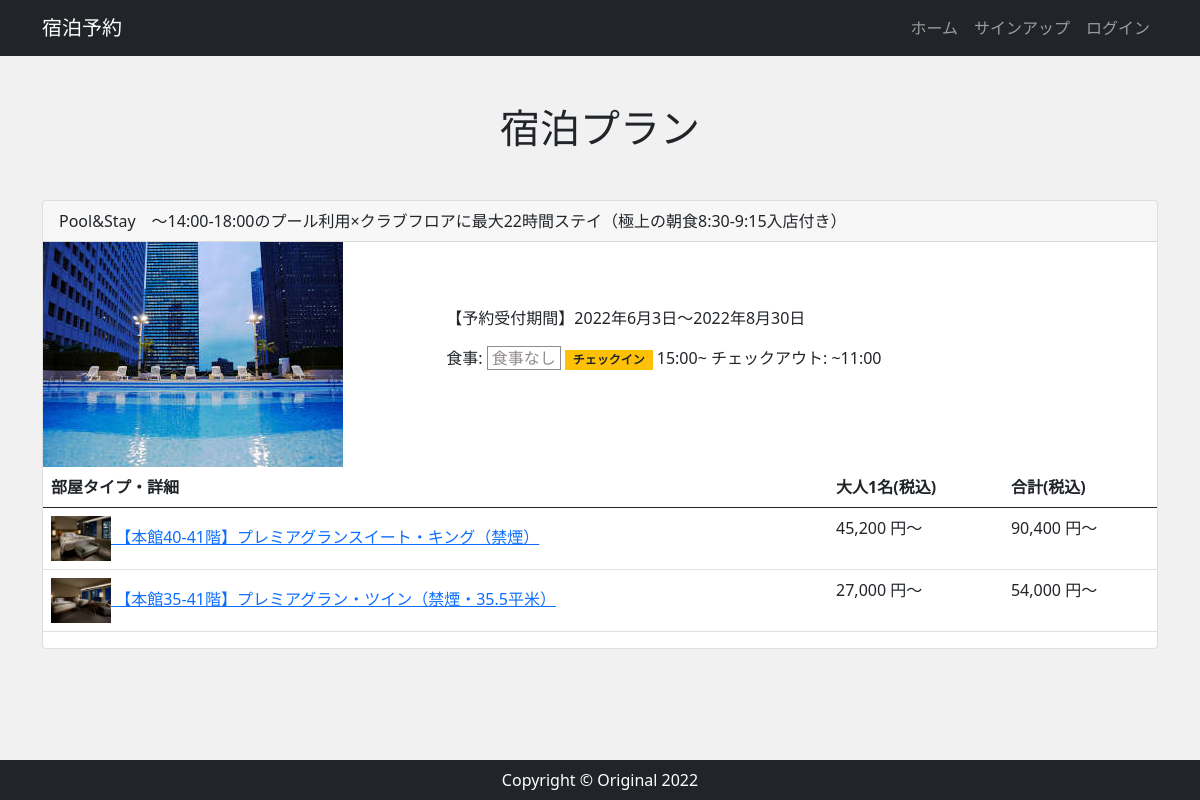
Page /hotel/1/plan/ on the earlier database version.
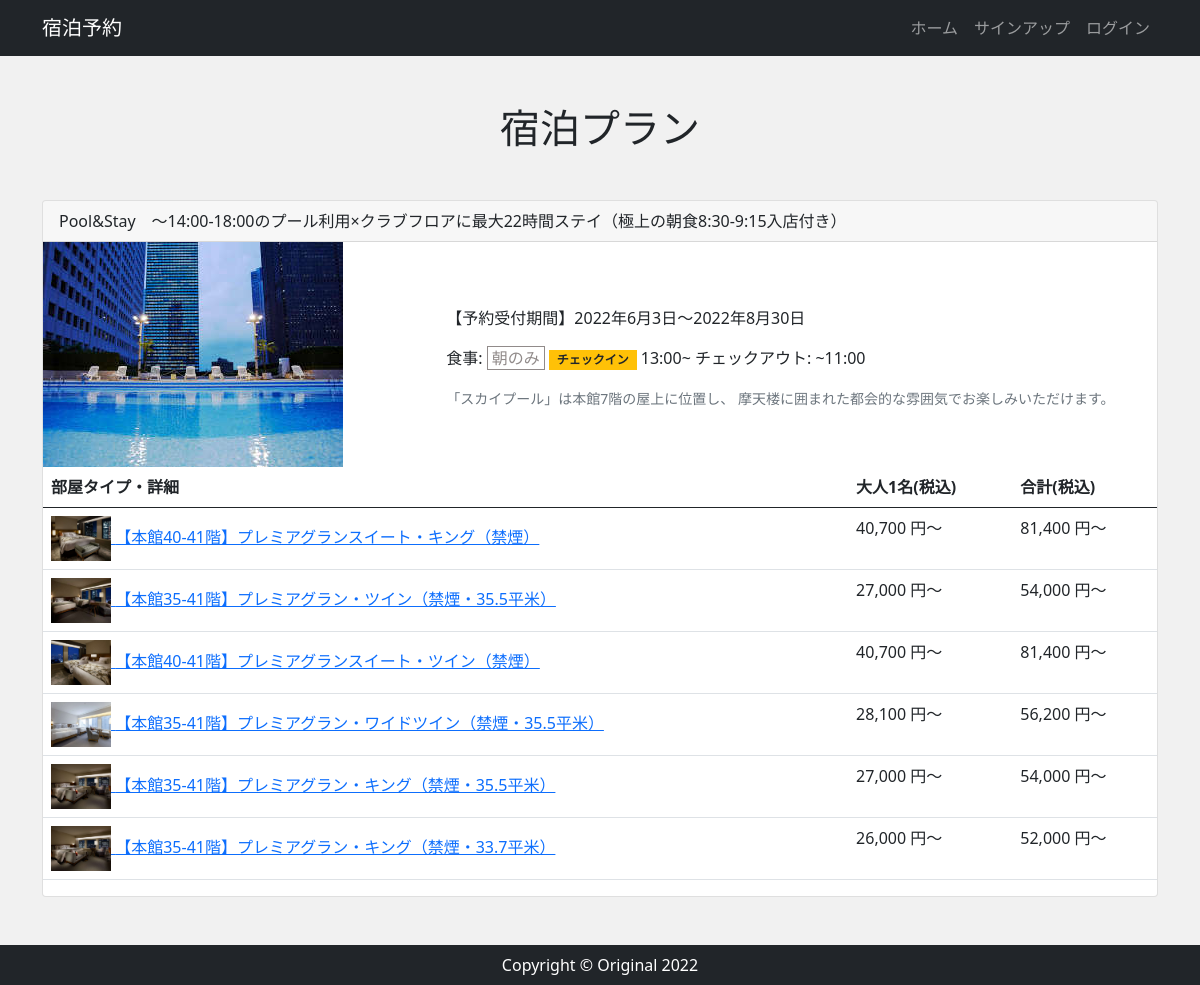
Same page on the later database version.
### app/models.py (models this page shows, shortened)
class BookingPlan(models.Model):
    MEAL_CHOICES = [(1,'食事なし'), (2,'朝のみ'), (3,'朝・夕')]
    hotel = models.ForeignKey(Hotel, on_delete=models.CASCADE, default=None, null=True)
    planname = models.CharField('プラン名', max_length=100)
    meal = models.IntegerField(verbose_name='食事', choices=MEAL_CHOICES, default=1)
    checkin = models.TimeField(verbose_name='チェックイン', default='15:00')
    checkout = models.TimeField(verbose_name='チェックアウト', default='11:00')
    short_description = models.TextField('プラン概要', default='')
    description = models.TextField('プラン説明', default='')
    roomcharge = models.IntegerField(verbose_name='大人1名(税込)')
    total_amount = models.IntegerField(verbose_name='合計(税込)', default=None, null=True)
    start_reception = models.DateField(verbose_name='受付開始日')
    end_reception = models.DateField(verbose_name='受付終了日')
    image = models.ImageField(upload_to='images', verbose_name='プランイメージ画像', null=True, blank=True)
    room = models.ManyToManyField(Room, blank=True)

class Room(models.Model):
    ROOMTYPE_CHOICES = [(1,'シングル'), (2,'ツイン'), (3,'ダブル'), (4,'キング')]
    hotel = models.ForeignKey(Hotel, verbose_name='宿泊施設名称',on_delete=models.CASCADE)
    roomtype = models.IntegerField(verbose_name='部屋のタイプ', choices=ROOMTYPE_CHOICES)
    image = models.ImageField(upload_to='images', verbose_name='部屋イメージ画像', null=True, blank=True)
    name = models.CharField('部屋名',max_length=100)
    number_of_guest = models.IntegerField(verbose_name='宿泊人数')
    roomcharge = models.IntegerField(verbose_name='大人1名(税込)')
    total_amount = models.IntegerField(verbose_name='合計(税込)', default=None, null=True)
    no_smoking = models.BooleanField(verbose_name='禁煙ルーム',default=True)
    outdoor_bath = models.BooleanField(verbose_name='露天風呂',default=True)

### app/views.py (the view)
# urls.py: path('hotel/<int:pk>/plan/', views.PlanView.as_view(), name='plan'),
class PlanView(ListView):
    template_name = 'app/plan.html'
    def get_queryset(self):
        return BookingPlan.objects.filter(hotel__pk=self.kwargs['pk'])

### app/templates/app/plan.html (shortened to what this page needs)
{% extends 'app/base.html' %}
{% load humanize %}
{% block content %}
<div class="my-5">
    <div class="mb-5 text-center">
        <h1>宿泊プラン</h1>
    </div>
    <div>
        {% for plan in object_list %}
        <div class="card mb-3">
            <div class="card-header">{{ plan.planname }}</div>
            <div class="row g-0">
              <div class="col-md-4">
                <img src="{{ plan.image.url }}" alt="...">
              </div>
              <div class="col-md-8">
                <div class="card-body">
                  <p class="card-text">【予約受付期間】{{ plan.start_reception }}〜{{ plan.end_reception }}</p>
                  <p class="card-text">食事: <span class="p-mealType__value">{{ plan.get_meal_display }}</span>  <span class="badge bg-warning text-dark" style="border-radius:unset;">チェックイン</span> {{ plan.checkin }}~  チェックアウト: ~{{ plan.checkout }}</p>
                  <p class="card-text"><small class="text-muted">{{ plan.short_description }}</small></p>
                </div>
              </div>
            </div>
            <table class="table">
                <thead>
                    <tr>
                        <th>部屋タイプ・詳細</th>
                        <th>大人1名(税込)</th>
                        <th>合計(税込)</th>
                    </tr>
                </thead>
                <tbody>
                    {% for room in plan.room.all %}
                    <tr>
                        <td>
                            <a href="{% url 'calendar' plan.pk %}">
                                <img src="{{ room.image.url }}" style="width:60px;">
                                {{ room.name }}
                            </a>
                        </td>
                        <td>
                            {{ room.roomcharge|intcomma }} 円～
                        </td>
                        <td>
                            {{ room.total_amount|intcomma }} 円～
                        </td>
                    </tr>
                    {% endfor %}
                </tbody>
            </table>
          </div>
        {% endfor %}
    </div>
</div>
{% endblock %}

### app/templates/app/base.html (shortened to what this page needs)
{% load static %}
<!DOCTYPE html>
<html lang="ja">
<head>
    <link href="https://cdn.jsdelivr.net/npm/bootstrap@5.0.2/dist/css/bootstrap.min.css" rel="stylesheet">
    <link rel="stylesheet" href="https://cdnjs.cloudflare.com/ajax/libs/font-awesome/5.13.0/css/all.min.css">
    <link rel="stylesheet" href="{% static 'css/style.css' %}">
</head>
<body>
    <nav class="navbar navbar-expand-lg navbar-dark bg-dark">
        <div class="container">
            <a href="/" class="navbar-brand">宿泊予約</a>
            <ul class="navbar-nav ml-auto">
                <li class="nav-item">
                    <a href="/" class="nav-link">ホーム</a>
                </li>
                {% if user.is_authenticated %}
                    <li class="nav-item">
                        <a href="{% url 'profile' %}" class="nav-link">プロフィール</a>
                    </li>
                    <li class="nav-item">
                        <a href="{% url 'account_logout' %}" class="nav-link">ログアウト</a>
                    </li>
                {% else %}
                    <li class="nav-item">
                        <a href="{% url 'account_signup' %}" class="nav-link">サインアップ</a>
                    </li>
                    <li class="nav-item">
                        <a href="{% url 'account_login' %}" class="nav-link">ログイン</a>
                    </li>
                {% endif %}
            </ul>
        </div>
    </nav>
    <main>
        <div class="container">
            {% block content %}
            {% endblock %}
        </div>
    </main>
    <footer class="py-2 bg-dark">
        <p class="m-0 text-center text-white">Copyright &copy; Original 2022</p>
    </footer>
</body>
</html>

### app/static/css/style.css (style rules this page uses)
* { margin: 0; padding: 0; box-sizing: border-box; }
body { background: #F1F1F1; display: flex; flex-flow: column; min-height: 100vh; }
main { flex: 1; }
.card-body { padding: 2rem; }
.p-mealType__value { border: 1px solid #918b8a; color:#918b8a; padding:0 4px; }

Differences in the rows shown:
changed BookingPlan "Pool&Stay ～14:00-18:00のプール利用×クラブフロアに最大22時間ステイ（極上の朝食8:30-9:15入店付き）": meal "食事なし" → "朝のみ"; checkin "15:00" → "13:00"; short_description (not shown) → "「スカイプール」は本館7階の屋上に位置し、 摩天楼に囲まれた都会的な雰囲気でお楽しみいただけます。"
changed Room "【本館40-41階】プレミアグランスイート・キング（禁煙）": roomcharge "45,200" → "40,700"; total_amount "90,400" → "81,400"
added Room: image (picture), name "【本館40-41階】プレミアグランスイート・ツイン（禁煙）", roomcharge "40,700", total_amount "81,400"
added Room: image (picture), name "【本館35-41階】プレミアグラン・ワイドツイン（禁煙・35.5平米）", roomcharge "28,100", total_amount "56,200"
added Room: image (picture), name "【本館35-41階】プレミアグラン・キング（禁煙・35.5平米）", roomcharge "27,000", total_amount "54,000"
added Room: image (picture), name "【本館35-41階】プレミアグラン・キング（禁煙・33.7平米）", roomcharge "26,000", total_amount "52,000"
